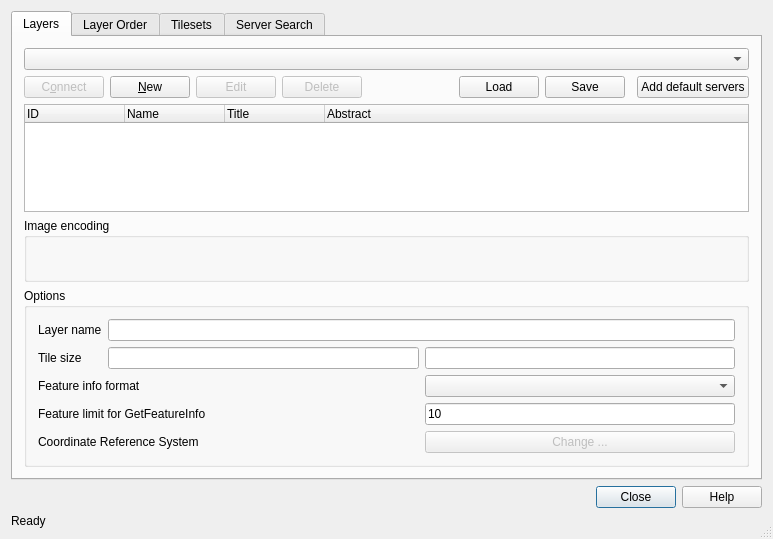
<?xml version="1.0" encoding="UTF-8"?>
<ui version="4.0">
 <class>QgsWMSSourceSelectBase</class>
 <widget class="QDialog" name="QgsWMSSourceSelectBase">
  <property name="geometry">
   <rect>
    <x>0</x>
    <y>0</y>
    <width>773</width>
    <height>539</height>
   </rect>
  </property>
  <property name="windowTitle">
   <string>Add Layer(s) from a Server</string>
  </property>
  <property name="windowIcon">
   <iconset>
    <normaloff>../../../../.designer/backup</normaloff>../../../../.designer/backup</iconset>
  </property>
  <property name="sizeGripEnabled">
   <bool>true</bool>
  </property>
  <property name="modal">
   <bool>true</bool>
  </property>
  <layout class="QGridLayout" name="gridLayout_2">
   <item row="3" column="0">
    <widget class="QDialogButtonBox" name="buttonBox">
     <property name="standardButtons">
      <set>QDialogButtonBox::Close|QDialogButtonBox::Help</set>
     </property>
    </widget>
   </item>
   <item row="4" column="0">
    <widget class="QLabel" name="labelStatus">
     <property name="sizePolicy">
      <sizepolicy hsizetype="Ignored" vsizetype="Preferred">
       <horstretch>0</horstretch>
       <verstretch>0</verstretch>
      </sizepolicy>
     </property>
     <property name="text">
      <string>Ready</string>
     </property>
     <property name="wordWrap">
      <bool>false</bool>
     </property>
    </widget>
   </item>
   <item row="0" column="0">
    <widget class="QTabWidget" name="tabServers">
     <property name="enabled">
      <bool>true</bool>
     </property>
     <property name="currentIndex">
      <number>0</number>
     </property>
     <widget class="QWidget" name="tabLayers">
      <attribute name="title">
       <string>Layers</string>
      </attribute>
      <layout class="QGridLayout" name="gridLayout">
       <item row="0" column="0" colspan="12">
        <widget class="QComboBox" name="cmbConnections"/>
       </item>
       <item row="1" column="0" colspan="2">
        <widget class="QPushButton" name="btnConnect">
         <property name="enabled">
          <bool>false</bool>
         </property>
         <property name="text">
          <string>C&amp;onnect</string>
         </property>
        </widget>
       </item>
       <item row="1" column="2" colspan="2">
        <widget class="QPushButton" name="btnNew">
         <property name="text">
          <string>&amp;New</string>
         </property>
        </widget>
       </item>
       <item row="1" column="4">
        <widget class="QPushButton" name="btnEdit">
         <property name="enabled">
          <bool>false</bool>
         </property>
         <property name="text">
          <string>Edit</string>
         </property>
        </widget>
       </item>
       <item row="1" column="5">
        <widget class="QPushButton" name="btnDelete">
         <property name="enabled">
          <bool>false</bool>
         </property>
         <property name="text">
          <string>Delete</string>
         </property>
        </widget>
       </item>
       <item row="1" column="7">
        <spacer name="horizontalSpacer_2">
         <property name="orientation">
          <enum>Qt::Horizontal</enum>
         </property>
         <property name="sizeHint" stdset="0">
          <size>
           <width>8</width>
           <height>20</height>
          </size>
         </property>
        </spacer>
       </item>
       <item row="1" column="11">
        <widget class="QPushButton" name="btnAddDefault">
         <property name="statusTip">
          <string>Adds a few example WMS servers</string>
         </property>
         <property name="whatsThis">
          <string comment="Adds several example WMS servers to the list"/>
         </property>
         <property name="text">
          <string>Add default servers</string>
         </property>
        </widget>
       </item>
       <item row="2" column="0" colspan="12">
        <widget class="QTreeWidget" name="lstLayers">
         <property name="sizePolicy">
          <sizepolicy hsizetype="Expanding" vsizetype="Expanding">
           <horstretch>0</horstretch>
           <verstretch>0</verstretch>
          </sizepolicy>
         </property>
         <property name="selectionMode">
          <enum>QAbstractItemView::MultiSelection</enum>
         </property>
         <property name="allColumnsShowFocus">
          <bool>true</bool>
         </property>
         <column>
          <property name="text">
           <string>ID</string>
          </property>
         </column>
         <column>
          <property name="text">
           <string>Name</string>
          </property>
         </column>
         <column>
          <property name="text">
           <string>Title</string>
          </property>
         </column>
         <column>
          <property name="text">
           <string>Abstract</string>
          </property>
         </column>
        </widget>
       </item>
       <item row="3" column="0" colspan="12">
        <widget class="QGroupBox" name="btnGrpImageEncoding">
         <property name="sizePolicy">
          <sizepolicy hsizetype="Preferred" vsizetype="Preferred">
           <horstretch>0</horstretch>
           <verstretch>0</verstretch>
          </sizepolicy>
         </property>
         <property name="minimumSize">
          <size>
           <width>16</width>
           <height>64</height>
          </size>
         </property>
         <property name="title">
          <string>Image encoding</string>
         </property>
        </widget>
       </item>
       <item row="1" column="9">
        <widget class="QPushButton" name="btnSave">
         <property name="toolTip">
          <string>Save connections to file</string>
         </property>
         <property name="text">
          <string>Save</string>
         </property>
        </widget>
       </item>
       <item row="1" column="8">
        <widget class="QPushButton" name="btnLoad">
         <property name="toolTip">
          <string>Load connections from file</string>
         </property>
         <property name="text">
          <string>Load</string>
         </property>
        </widget>
       </item>
       <item row="4" column="0" colspan="12">
        <widget class="QGroupBox" name="gbCRS">
         <property name="title">
          <string>Options</string>
         </property>
         <layout class="QGridLayout">
          <item row="0" column="0">
           <widget class="QLabel" name="label">
            <property name="text">
             <string>Layer name</string>
            </property>
            <property name="buddy">
             <cstring>leLayerName</cstring>
            </property>
           </widget>
          </item>
          <item row="0" column="1" colspan="2">
           <widget class="QLineEdit" name="leLayerName"/>
          </item>
          <item row="4" column="0" colspan="2">
           <widget class="QLabel" name="labelCoordRefSys">
            <property name="text">
             <string>Coordinate Reference System</string>
            </property>
            <property name="buddy">
             <cstring>btnChangeSpatialRefSys</cstring>
            </property>
           </widget>
          </item>
          <item row="4" column="2">
           <widget class="QPushButton" name="btnChangeSpatialRefSys">
            <property name="enabled">
             <bool>false</bool>
            </property>
            <property name="text">
             <string>Change ...</string>
            </property>
           </widget>
          </item>
          <item row="1" column="1">
           <widget class="QLineEdit" name="mTileWidth"/>
          </item>
          <item row="1" column="0">
           <widget class="QLabel" name="label_2">
            <property name="text">
             <string>Tile size</string>
            </property>
            <property name="buddy">
             <cstring>mTileWidth</cstring>
            </property>
           </widget>
          </item>
          <item row="1" column="2">
           <widget class="QLineEdit" name="mTileHeight"/>
          </item>
          <item row="3" column="0" colspan="2">
           <widget class="QLabel" name="label_3">
            <property name="text">
             <string>Feature limit for GetFeatureInfo</string>
            </property>
            <property name="buddy">
             <cstring>mFeatureCount</cstring>
            </property>
           </widget>
          </item>
          <item row="3" column="2">
           <widget class="QLineEdit" name="mFeatureCount">
            <property name="text">
             <string>10</string>
            </property>
           </widget>
          </item>
          <item row="2" column="0" colspan="2">
           <widget class="QLabel" name="label_4">
            <property name="text">
             <string>Feature info format</string>
            </property>
           </widget>
          </item>
          <item row="2" column="2">
           <widget class="QComboBox" name="mFeatureInfoFormatComboBox"/>
          </item>
         </layout>
        </widget>
       </item>
      </layout>
     </widget>
     <widget class="QWidget" name="tabLayerOrder">
      <attribute name="title">
       <string>Layer Order</string>
      </attribute>
      <layout class="QGridLayout">
       <item row="0" column="0">
        <widget class="QPushButton" name="mLayerUpButton">
         <property name="toolTip">
          <string>Move selected layer UP</string>
         </property>
         <property name="text">
          <string>Up</string>
         </property>
        </widget>
       </item>
       <item row="0" column="1">
        <widget class="QPushButton" name="mLayerDownButton">
         <property name="toolTip">
          <string>Move selected layer DOWN</string>
         </property>
         <property name="text">
          <string>Down</string>
         </property>
        </widget>
       </item>
       <item row="0" column="2">
        <spacer>
         <property name="orientation">
          <enum>Qt::Horizontal</enum>
         </property>
         <property name="sizeHint" stdset="0">
          <size>
           <width>391</width>
           <height>30</height>
          </size>
         </property>
        </spacer>
       </item>
       <item row="1" column="0" colspan="3">
        <widget class="QTreeWidget" name="mLayerOrderTreeWidget">
         <property name="columnCount">
          <number>2</number>
         </property>
         <column>
          <property name="text">
           <string>Layer</string>
          </property>
         </column>
         <column>
          <property name="text">
           <string>Style</string>
          </property>
         </column>
        </widget>
       </item>
      </layout>
     </widget>
     <widget class="QWidget" name="tabTilesets">
      <attribute name="title">
       <string>Tilesets</string>
      </attribute>
      <layout class="QGridLayout" name="gridLayout_3">
       <item row="0" column="0">
        <widget class="QTableWidget" name="lstTilesets">
         <property name="alternatingRowColors">
          <bool>true</bool>
         </property>
         <property name="selectionMode">
          <enum>QAbstractItemView::SingleSelection</enum>
         </property>
         <property name="selectionBehavior">
          <enum>QAbstractItemView::SelectRows</enum>
         </property>
         <property name="cornerButtonEnabled">
          <bool>false</bool>
         </property>
         <attribute name="verticalHeaderVisible">
          <bool>false</bool>
         </attribute>
         <attribute name="verticalHeaderVisible">
          <bool>false</bool>
         </attribute>
         <column>
          <property name="text">
           <string>Layer</string>
          </property>
         </column>
         <column>
          <property name="text">
           <string>Format</string>
          </property>
         </column>
         <column>
          <property name="text">
           <string>Style</string>
          </property>
         </column>
         <column>
          <property name="text">
           <string>Title</string>
          </property>
         </column>
         <column>
          <property name="text">
           <string>Tileset</string>
          </property>
         </column>
         <column>
          <property name="text">
           <string>CRS</string>
          </property>
         </column>
        </widget>
       </item>
      </layout>
     </widget>
     <widget class="QWidget" name="tabServerSearch">
      <attribute name="title">
       <string>Server Search</string>
      </attribute>
      <layout class="QGridLayout">
       <item row="0" column="0">
        <widget class="QLineEdit" name="leSearchTerm"/>
       </item>
       <item row="0" column="1">
        <widget class="QPushButton" name="btnSearch">
         <property name="text">
          <string>Search</string>
         </property>
         <property name="default">
          <bool>true</bool>
         </property>
        </widget>
       </item>
       <item row="1" column="0" colspan="2">
        <widget class="QTableWidget" name="tableWidgetWMSList">
         <property name="selectionMode">
          <enum>QAbstractItemView::SingleSelection</enum>
         </property>
         <property name="selectionBehavior">
          <enum>QAbstractItemView::SelectRows</enum>
         </property>
         <property name="cornerButtonEnabled">
          <bool>false</bool>
         </property>
         <attribute name="verticalHeaderVisible">
          <bool>false</bool>
         </attribute>
         <attribute name="verticalHeaderVisible">
          <bool>false</bool>
         </attribute>
         <column>
          <property name="text">
           <string>Title</string>
          </property>
         </column>
         <column>
          <property name="text">
           <string>Description</string>
          </property>
         </column>
         <column>
          <property name="text">
           <string>URL</string>
          </property>
         </column>
        </widget>
       </item>
       <item row="2" column="0" colspan="2">
        <widget class="QPushButton" name="btnAddWMS">
         <property name="text">
          <string>Add selected row to WMS list</string>
         </property>
        </widget>
       </item>
      </layout>
     </widget>
    </widget>
   </item>
  </layout>
 </widget>
 <layoutdefault spacing="6" margin="11"/>
 <tabstops>
  <tabstop>tabServers</tabstop>
  <tabstop>cmbConnections</tabstop>
  <tabstop>btnConnect</tabstop>
  <tabstop>btnNew</tabstop>
  <tabstop>btnEdit</tabstop>
  <tabstop>btnDelete</tabstop>
  <tabstop>btnAddDefault</tabstop>
  <tabstop>lstLayers</tabstop>
  <tabstop>leLayerName</tabstop>
  <tabstop>btnChangeSpatialRefSys</tabstop>
  <tabstop>mLayerUpButton</tabstop>
  <tabstop>mLayerDownButton</tabstop>
  <tabstop>mLayerOrderTreeWidget</tabstop>
  <tabstop>lstTilesets</tabstop>
  <tabstop>leSearchTerm</tabstop>
  <tabstop>btnSearch</tabstop>
  <tabstop>tableWidgetWMSList</tabstop>
  <tabstop>btnAddWMS</tabstop>
  <tabstop>buttonBox</tabstop>
 </tabstops>
 <resources/>
 <connections>
  <connection>
   <sender>buttonBox</sender>
   <signal>rejected()</signal>
   <receiver>QgsWMSSourceSelectBase</receiver>
   <slot>reject()</slot>
   <hints>
    <hint type="sourcelabel">
     <x>518</x>
     <y>510</y>
    </hint>
    <hint type="destinationlabel">
     <x>551</x>
     <y>370</y>
    </hint>
   </hints>
  </connection>
 </connections>
</ui>
